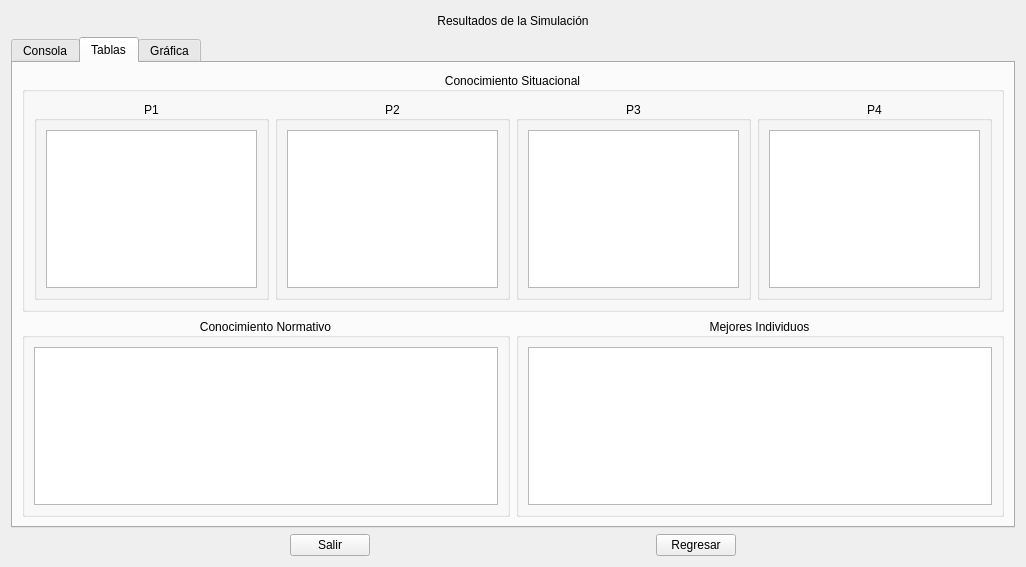
<?xml version="1.0" encoding="UTF-8"?>
<ui version="4.0">
 <class>AC</class>
 <widget class="QWidget" name="AC">
  <property name="geometry">
   <rect>
    <x>0</x>
    <y>0</y>
    <width>1026</width>
    <height>567</height>
   </rect>
  </property>
  <property name="windowTitle">
   <string>Form</string>
  </property>
  <layout class="QGridLayout" name="gridLayout_2">
   <item row="2" column="4">
    <spacer name="horizontalSpacer_2">
     <property name="orientation">
      <enum>Qt::Horizontal</enum>
     </property>
     <property name="sizeHint" stdset="0">
      <size>
       <width>144</width>
       <height>20</height>
      </size>
     </property>
    </spacer>
   </item>
   <item row="2" column="2">
    <spacer name="horizontalSpacer_3">
     <property name="orientation">
      <enum>Qt::Horizontal</enum>
     </property>
     <property name="sizeHint" stdset="0">
      <size>
       <width>143</width>
       <height>20</height>
      </size>
     </property>
    </spacer>
   </item>
   <item row="0" column="0" colspan="2">
    <spacer name="horizontalSpacer_4">
     <property name="orientation">
      <enum>Qt::Horizontal</enum>
     </property>
     <property name="sizeHint" stdset="0">
      <size>
       <width>208</width>
       <height>20</height>
      </size>
     </property>
    </spacer>
   </item>
   <item row="0" column="2">
    <widget class="QLabel" name="labResultados">
     <property name="text">
      <string>Resultados de la Simulación</string>
     </property>
     <property name="alignment">
      <set>Qt::AlignCenter</set>
     </property>
    </widget>
   </item>
   <item row="2" column="0">
    <spacer name="horizontalSpacer">
     <property name="orientation">
      <enum>Qt::Horizontal</enum>
     </property>
     <property name="sizeHint" stdset="0">
      <size>
       <width>165</width>
       <height>20</height>
      </size>
     </property>
    </spacer>
   </item>
   <item row="0" column="3" colspan="2">
    <spacer name="horizontalSpacer_5">
     <property name="orientation">
      <enum>Qt::Horizontal</enum>
     </property>
     <property name="sizeHint" stdset="0">
      <size>
       <width>230</width>
       <height>20</height>
      </size>
     </property>
    </spacer>
   </item>
   <item row="2" column="1">
    <widget class="QPushButton" name="botonSalir">
     <property name="text">
      <string>Salir</string>
     </property>
    </widget>
   </item>
   <item row="2" column="3">
    <widget class="QPushButton" name="botonRegresar">
     <property name="text">
      <string>Regresar</string>
     </property>
    </widget>
   </item>
   <item row="1" column="0" colspan="5">
    <widget class="QTabWidget" name="tabWidget">
     <property name="currentIndex">
      <number>1</number>
     </property>
     <widget class="QWidget" name="tabConsola">
      <attribute name="title">
       <string>Consola</string>
      </attribute>
      <layout class="QGridLayout" name="gridLayout">
       <item row="0" column="0">
        <widget class="QPlainTextEdit" name="Salida">
         <property name="readOnly">
          <bool>true</bool>
         </property>
        </widget>
       </item>
      </layout>
     </widget>
     <widget class="QWidget" name="tabTablas">
      <attribute name="title">
       <string>Tablas</string>
      </attribute>
      <layout class="QGridLayout" name="gridLayout_10">
       <item row="0" column="0" colspan="2">
        <widget class="QGroupBox" name="groupBox_2">
         <property name="title">
          <string>Conocimiento Situacional</string>
         </property>
         <property name="alignment">
          <set>Qt::AlignCenter</set>
         </property>
         <layout class="QGridLayout" name="gridLayout_9">
          <item row="0" column="0">
           <widget class="QGroupBox" name="groupP1">
            <property name="title">
             <string>P1</string>
            </property>
            <property name="alignment">
             <set>Qt::AlignCenter</set>
            </property>
            <layout class="QGridLayout" name="gridLayout_4">
             <item row="0" column="0">
              <widget class="QTableWidget" name="tabCSP1"/>
             </item>
            </layout>
           </widget>
          </item>
          <item row="0" column="1">
           <widget class="QGroupBox" name="groupP2">
            <property name="title">
             <string>P2</string>
            </property>
            <property name="alignment">
             <set>Qt::AlignCenter</set>
            </property>
            <layout class="QGridLayout" name="gridLayout_5">
             <item row="0" column="0">
              <widget class="QTableWidget" name="tabCSP2"/>
             </item>
            </layout>
           </widget>
          </item>
          <item row="0" column="2">
           <widget class="QGroupBox" name="groupP3">
            <property name="title">
             <string>P3</string>
            </property>
            <property name="alignment">
             <set>Qt::AlignCenter</set>
            </property>
            <layout class="QGridLayout" name="gridLayout_6">
             <item row="0" column="0">
              <widget class="QTableWidget" name="tabCSP3"/>
             </item>
            </layout>
           </widget>
          </item>
          <item row="0" column="3">
           <widget class="QGroupBox" name="groupP4">
            <property name="title">
             <string>P4</string>
            </property>
            <property name="alignment">
             <set>Qt::AlignCenter</set>
            </property>
            <layout class="QGridLayout" name="gridLayout_7">
             <item row="0" column="0">
              <widget class="QTableWidget" name="tabCSP4"/>
             </item>
            </layout>
           </widget>
          </item>
         </layout>
        </widget>
       </item>
       <item row="1" column="0">
        <widget class="QGroupBox" name="groupCN">
         <property name="title">
          <string>Conocimiento Normativo</string>
         </property>
         <property name="alignment">
          <set>Qt::AlignCenter</set>
         </property>
         <layout class="QGridLayout" name="gridLayout_3">
          <item row="0" column="1">
           <widget class="QTableWidget" name="tabCN"/>
          </item>
         </layout>
        </widget>
       </item>
       <item row="1" column="1">
        <widget class="QGroupBox" name="groupMI">
         <property name="title">
          <string>Mejores Individuos</string>
         </property>
         <property name="alignment">
          <set>Qt::AlignCenter</set>
         </property>
         <layout class="QGridLayout" name="gridLayout_8">
          <item row="0" column="0">
           <widget class="QTableWidget" name="tabMI"/>
          </item>
         </layout>
        </widget>
       </item>
      </layout>
     </widget>
     <widget class="QWidget" name="tabGrafica">
      <attribute name="title">
       <string>Gráfica</string>
      </attribute>
     </widget>
    </widget>
   </item>
  </layout>
 </widget>
 <resources/>
 <connections/>
</ui>
